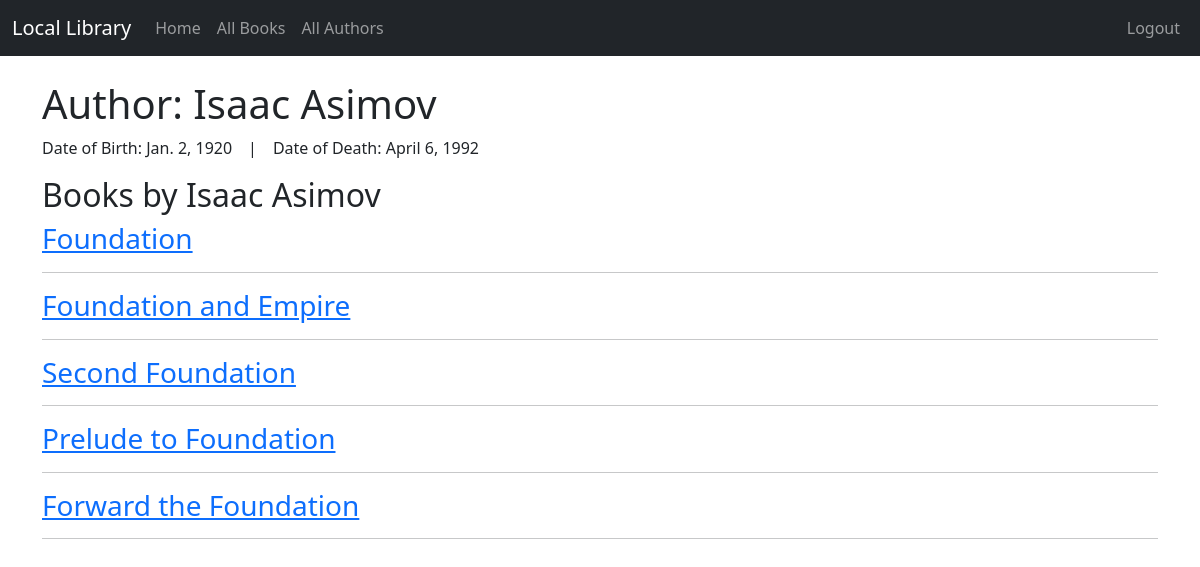
The app's page /author_detail/1 (signed in) with its own data.
### catalog/models.py (models this page shows, shortened)
class Author(models.Model):
    first_name = models.CharField(max_length=100)
    last_name = models.CharField(max_length=100)
    date_of_birth = models.DateField(null=True, blank=True)
    date_of_death = models.DateField('Died', null=True, blank=True)
    class Meta:
        ordering = ['last_name', 'first_name']

class Book(models.Model):
    title = models.CharField(max_length=200)
    author = models.ForeignKey('Author', on_delete=models.RESTRICT, null=True)
    summary = models.TextField(max_length=1000, help_text='Enter a brief description of the book')
    isbn = models.CharField('ISBN', max_length=13, unique=True,
                            help_text='13 Character <a href="https://www.isbn-international.org / content / what - '
                                      'isbn">ISBN number</a>')
    genre = models.ManyToManyField(Genre, help_text='Select a genre for this book')
    def get_absolute_url(self):
        return reverse('book_detail', args=[str(self.id)])

### catalog/views.py (the view)
# urls.py: path('author_detail/<int:pk>', views.AuthorDetailView.as_view(), name='author_detail'),
class AuthorDetailView(LoginRequiredMixin, generic.DetailView):
    model = Author

### catalog/templates/catalog/author_detail.html
{% extends "base.html" %}
{% block content %}
    <h1>Author: {{ author.first_name }} {{ author.last_name }}</h1>
    <p>Date of Birth: {{ author.date_of_birth }}&emsp;|&emsp;Date of Death: {{ author.date_of_death }}</p>
    <h2>Books by {{ author.first_name }} {{ author.last_name }}</h2>
    {% for book in author.book_set.all %}
        <h3><a href="{{ book.get_absolute_url }}">{{ book.title }}</a></h3>
        <hr>
    {% endfor %}
{% endblock %}

### records on screen
Author: first_name "Isaac", last_name "Asimov", date_of_birth "Jan. 2, 1920", date_of_death "April 6, 1992"
Book: title "Foundation"
Book: title "Foundation and Empire"
Book: title "Second Foundation"
Book: title "Prelude to Foundation"
Book: title "Forward the Foundation"
